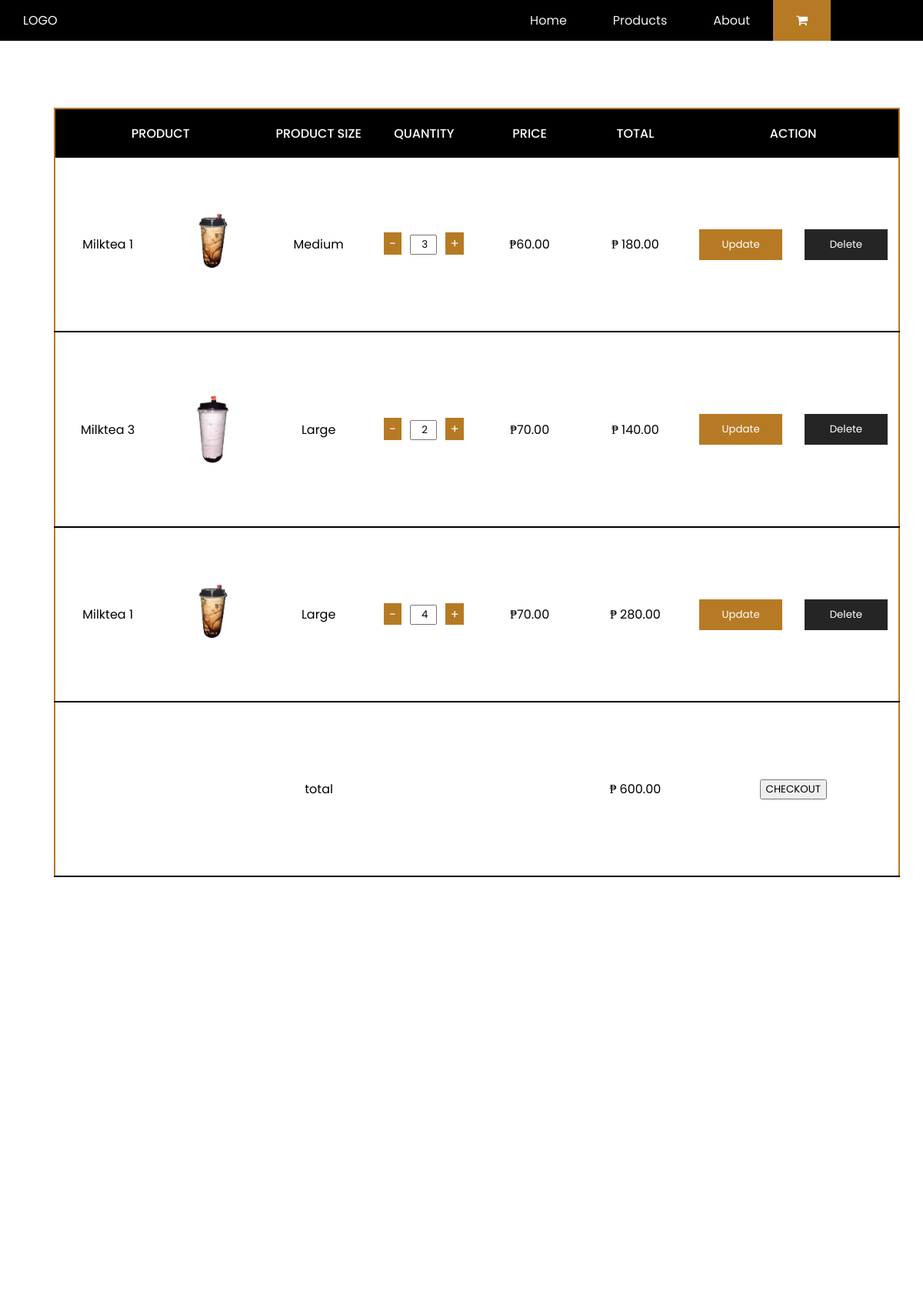
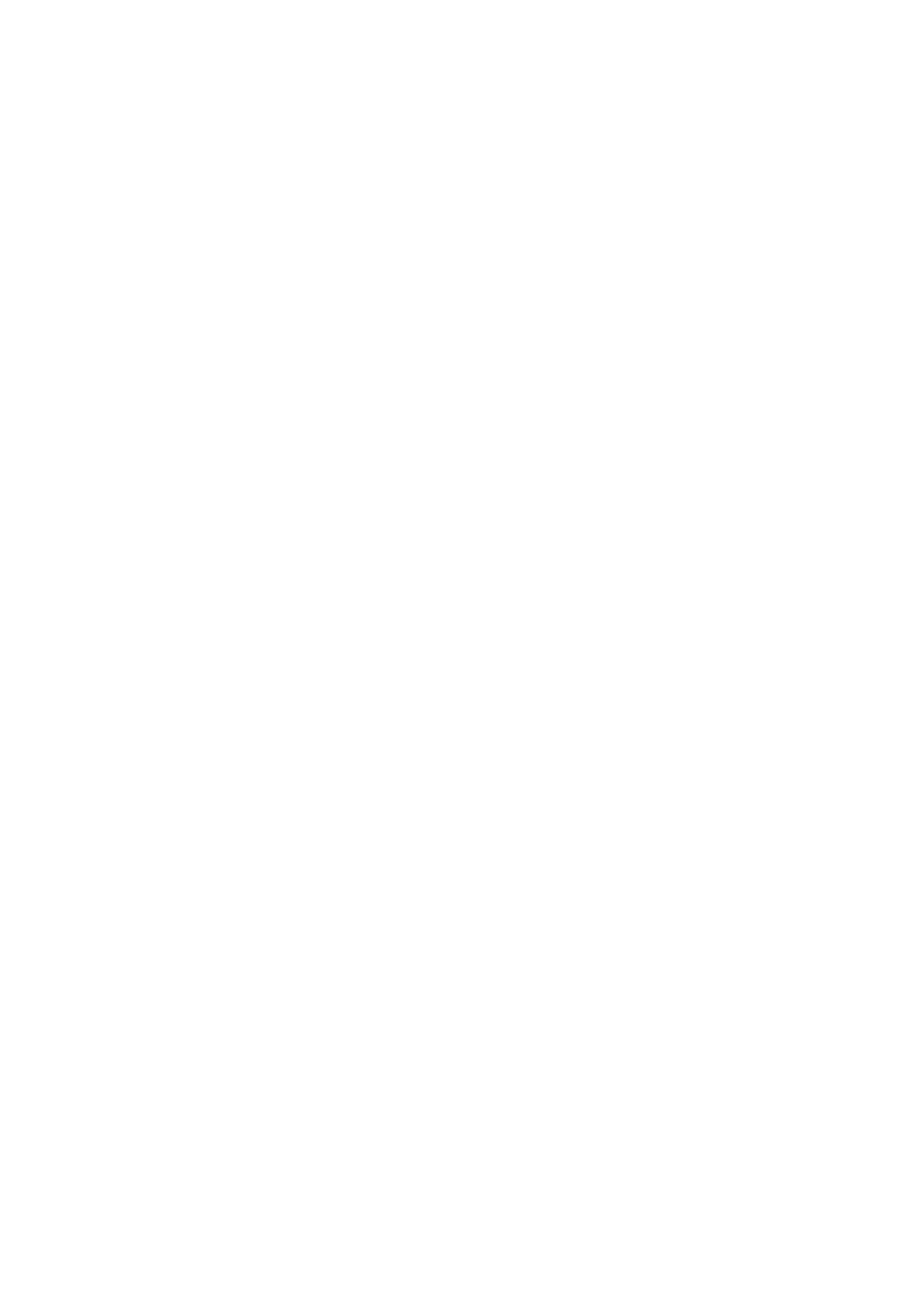
The app's page /cart.php (upper part) with its own data (2 pictures, top to bottom).
### tables this page shows
CREATE TABLE `order_table` (
  `email` varchar(255) NOT NULL,
  `order_id` int(11) NOT NULL,
  `product_name` varchar(255) NOT NULL,
  `product_image` varchar(255) NOT NULL,
  `product_size` varchar(55) NOT NULL,
  `quantity` int(11) NOT NULL,
  `price` bigint(20) NOT NULL,
  `total` bigint(20) NOT NULL
);

### cart.php (the view, shortened to what this page needs)
<?php
include("connection.php");
?>
<!DOCTYPE html>
<html  lang="en">
<head>
    <link rel="stylesheet" href="https://cdnjs.cloudflare.com/ajax/libs/font-awesome/4.7.0/css/font-awesome.min.css">
    <link rel="stylesheet" href="assets/css/style.css">
    <link rel="stylesheet" href="assets/img/">
</head>
<body >
    <div class="topnav" id="myTopnav">
        <a href="index.php" id="logos">LOGO</a>
        <a href="index.php">Home</a>
        <a href="#Products">Products</a>
        <a href="#About">About</a>
        <a href="cart.php" class="active">
            <i class="fa fa-shopping-cart"></i>
        </a>
    </div>
    <div class="container-fluid">
        <table>
            <tr class="trtop">
                <th colspan="2">PRODUCT</th>
                <th>PRODUCT SIZE </th>
                <th>QUANTITY</th>
                <th>PRICE </th>
                <th>TOTAL </th>
                <th colspan="2">ACTION </th>
            </tr>
            <?php
            $num_per_page = 5;
            if (!isset($_GET['page'])) {
                $page = 1;
            } else {
                $page = $_GET['page'];
            }
            $start_from = ($page - 1) * $num_per_page;
            $sql = "SELECT *FROM order_table LIMIT $start_from,$num_per_page";
            $result = mysqli_query($connect, $sql);
            while ($row = mysqli_fetch_array($result)) {
                ?>
                <tr>
                    <td>
                        <?php echo "$row[product_name]"; ?>
                    </td>
                    <td><img class="prod-img" src="<?php echo "$row[product_image]"; ?>"></td>
                    <td>
                        <?php echo "$row[product_size]"; ?>
                    </td>
                    <td>
                        <form action="cart.php?order_id=<?php echo "$row[order_id]"; ?>" method="POST">
                            <span class="down" onClick="decreaseCount(event, this)">-</span>
                            <input class="quantity_value" type="text" name="updated_quantity"
                                value=' <?php echo "$row[quantity]"; ?>'>
                            <span class="up" onClick="increaseCount(event, this)">+</span>
                    </td>
                    <td>
                        <?php echo "₱$row[price].00"; ?>
                    </td>
                    <td>₱
                        <?php echo number_format($row["total"], 2); ?>
                    </td>
                    <td>
                        <div class="update-div">
                            <button type="submit" name="update">Update</button>
                        </div>
                    </td>
                    <td>
                        <div class="delete-div">
                            <button type="submit" name="delete">Delete</button>
                        </div>
                    </td>
                </tr>
                <?php
            }
            ?>
            <tr>
                <?php
                $over_all_total_result = mysqli_query($connect, "SELECT SUM(total) AS sum from order_table");
                $row = mysqli_fetch_array($over_all_total_result);
                $over_all = $row['sum'];
                ?>
                <td colspan="5">
                    total
                </td>
                <td>₱
                    <?php echo number_format($over_all, 2); ?>
                </td>
                <td colspan="2"><button type="submit" name="checkout" class="checkout" id="myBtn1">CHECKOUT</td>
            </tr>
        </table>
    </div>
</body>
</html>

### assets/css/style.css (style rules this page uses)
* { font-family: "poppins"; }
html { scroll-behavior: smooth; }
html, body { margin: 0; }
body { padding: 0; height: 100%; overflow-x: hidden; }
.topnav { z-index: 1; position: fixed; left: 0; box-sizing: border-box; overflow-x: hidden; background-color: hsla(0, 0%, 0%); top: 0; width: 100vw; display: flex; justify-content: right; }
.topnav a:nth-child(1) { left: 0; position: Absolute; transform: translate(0, 0); }
.topnav a { float: left; display: block; color: #f2f2f2; text-align: center; padding: 14px 30px; text-decoration: none; font-size: 2vh; transform: translate(-10vw, 0); }
.topnav a.active { background-color: #b77a24; color: white; }
.container-fluid { padding-right: 15px; padding-left: 15px; margin-right: auto; margin-left: auto; display: grid; grid-template-columns: 1fr 1fr 1fr 1fr; grid-template-rows: 1fr 1fr 1fr 1fr; grid-template-areas: "main main main main " "sidebar content content content" "sidebar content content content " "page page page page "; }
.quantity_value { margin-left: 5%; margin-right: 5%; text-align: center; width: 20%; }
.up, .down { background: #b77a24; padding: 2% 5%; color: white; cursor: pointer; }
table { border-collapse: collapse; background-color: transparent; border: 2px solid #b77a24; position: relative; width: 1100px; height: 1000px; margin-left: 55%; margin-top: 40%; transform: translate(-50%, -30%); box-sizing: border-box; }
.trtop { height: 0; width: 100%; margin: 0; padding: 0 5% 0% 5%; background-color: black; box-sizing: border-box; }
.trtop th { color: White; font: 500 1em "poppins"; }
table tr td { border-bottom: 2px solid black; }
table tr td { height: 10%; width: 10%; background: transparent; text-align: center; }
.prod-img { width: 50%; height: 100%; object-fit: contain; }
.update-div { display: flex; justify-content: center; align-items: center; text-align: center; height: 100%; width: 100%; background-color: transparent; }
.update-div button { outline: none; border: none; width: 80%; height: 5vh; color: White; cursor: pointer; background-color: #b77a24; }
.delete-div { display: flex; justify-content: center; align-items: center; text-align: center; height: 100%; width: 100%; background-color: transparent; }
.delete-div button { outline: none; border: none; width: 80%; height: 5vh; color: White; cursor: pointer; background-color: #252525; }

### records on screen
order_table: product_name "Milktea 1", product_image (picture), product_size "Medium", updated_quantity "3", price "60", total "180.00"
order_table: product_name "Milktea 3", product_image (picture), product_size "Large", updated_quantity "2", price "70", total "140.00"
order_table: product_name "Milktea 1", product_image (picture), product_size "Large", updated_quantity "4", price "70", total "280.00"

### other values on screen
$over_all "600.00"
